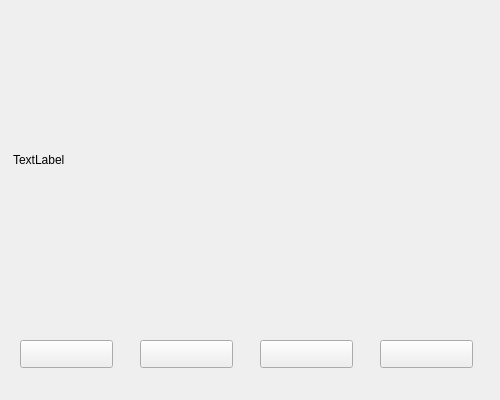
<?xml version="1.0" encoding="UTF-8"?>
<ui version="4.0">
 <class>widget</class>
 <widget class="QWidget" name="widget">
  <property name="geometry">
   <rect>
    <x>0</x>
    <y>0</y>
    <width>500</width>
    <height>400</height>
   </rect>
  </property>
  <property name="windowTitle">
   <string>Form</string>
  </property>
  <widget class="QLabel" name="Id_canvas">
   <property name="geometry">
    <rect>
     <x>13</x>
     <y>14</y>
     <width>471</width>
     <height>291</height>
    </rect>
   </property>
   <property name="text">
    <string>TextLabel</string>
   </property>
  </widget>
  <widget class="QPushButton" name="btn_black">
   <property name="geometry">
    <rect>
     <x>20</x>
     <y>340</y>
     <width>93</width>
     <height>28</height>
    </rect>
   </property>
   <property name="text">
    <string/>
   </property>
  </widget>
  <widget class="QPushButton" name="btn_red">
   <property name="geometry">
    <rect>
     <x>140</x>
     <y>340</y>
     <width>93</width>
     <height>28</height>
    </rect>
   </property>
   <property name="text">
    <string/>
   </property>
  </widget>
  <widget class="QPushButton" name="btn_blue">
   <property name="geometry">
    <rect>
     <x>260</x>
     <y>340</y>
     <width>93</width>
     <height>28</height>
    </rect>
   </property>
   <property name="text">
    <string/>
   </property>
  </widget>
  <widget class="QPushButton" name="btn_clear">
   <property name="geometry">
    <rect>
     <x>380</x>
     <y>340</y>
     <width>93</width>
     <height>28</height>
    </rect>
   </property>
   <property name="text">
    <string/>
   </property>
  </widget>
 </widget>
 <resources/>
 <connections/>
</ui>
